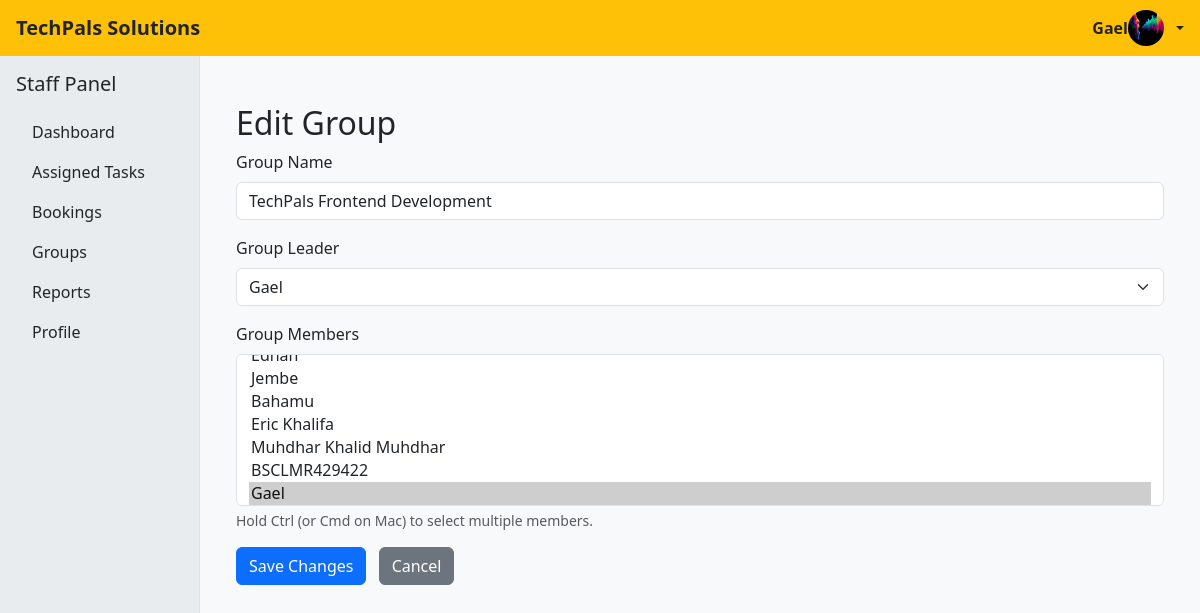
The app's page /group/edit/2/ (signed in), older data.
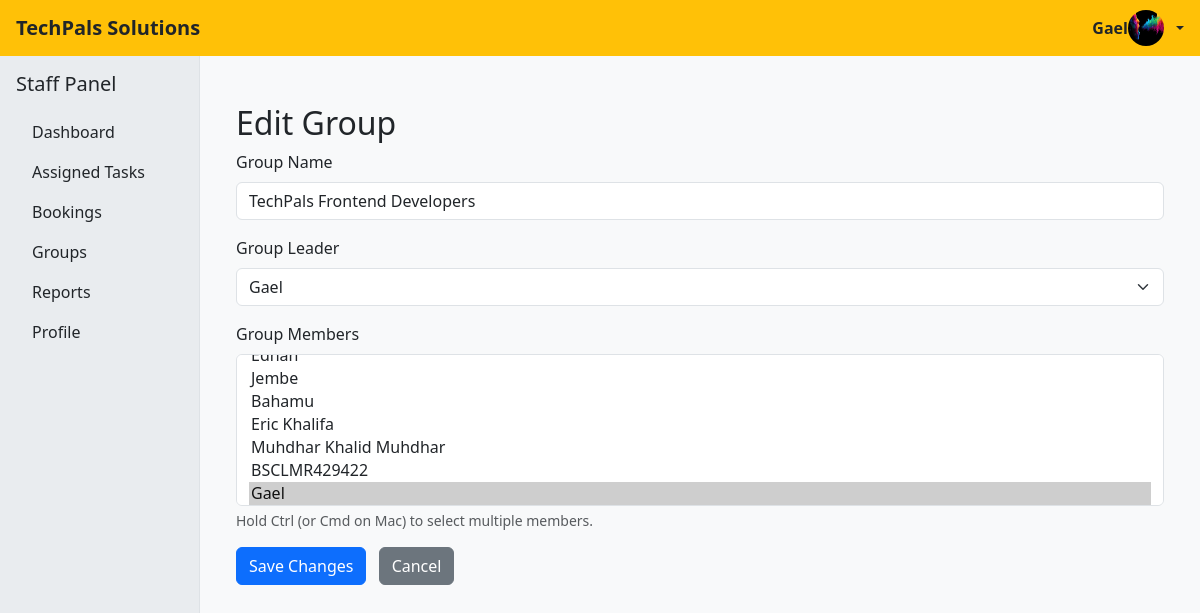
The same page, newer data.
### TechPalsApp/models.py (models this page shows, shortened)
class Group(models.Model):
    group_name = models.CharField(max_length=100)
    group_members = models.ManyToManyField(User, related_name='custom_groups')
    group_leader = models.ForeignKey(
        User,
        on_delete=models.SET_NULL,
        null=True,
        blank=True,
        limit_choices_to={'is_staff': True},  # Only staff can be leader
        related_name='led_groups'
    )

### TechPalsApp/views.py (the view, shortened to what this page needs)
# urls.py: path('group/edit/<int:group_id>/', views.edit_group, name='group-edit'),
@login_required
def edit_group(request, group_id):
    group = get_object_or_404(Group, id=group_id)
    if not (request.user == group.group_leader or request.user.is_superuser):
        messages.error(request, "You do not have permission to edit this group.")
        return redirect('group-detail', group_id)
    users = User.objects.all()
    base_template = (
        'base_admin.html' if request.user.is_superuser else
        'base_staff.html' if request.user.is_staff else
        'base_user.html'
    )
    return render(request, 'group_edit.html', {
        'group': group,
        'users': users,
        'base_template': base_template,
    })

### TechPalsApp/templates/group_edit.html (shortened to what this page needs)
{% extends base_template %}
{% block content %}
<div class="container mt-4">
  <h2>Edit Group</h2>
  <form method="post">
    <div class="mb-3">
      <label for="group_name" class="form-label">Group Name</label>
      <input type="text" id="group_name" name="group_name" class="form-control" value="{{ group.group_name }}" required>
    </div>
    <div class="mb-3">
      <label for="group_leader" class="form-label">Group Leader</label>
      <select id="group_leader" name="group_leader" class="form-select" required>
        {% for user in users %}
          <option value="{{ user.id }}" {% if group.group_leader.id == user.id %}selected{% endif %}>{{ user.username }}</option>
        {% endfor %}
      </select>
    </div>
    <div class="mb-3">
      <label for="group_members" class="form-label">Group Members</label>
      <select id="group_members" name="group_members" multiple class="form-select" size="6" required>
        {% for user in users %}
          <option value="{{ user.id }}"
            {% if user in group.group_members.all %}selected{% endif %}>{{ user.username }}</option>
        {% endfor %}
      </select>
      <div class="form-text">Hold Ctrl (or Cmd on Mac) to select multiple members.</div>
    </div>
    <button type="submit" class="btn btn-primary">Save Changes</button>
    <a href="{% if user.is_superuser %}{% url 'group-list' %}{% else %}{% url 'group-chat' group.id %}{% endif %}"
      class="btn btn-secondary ms-2">
      Cancel
    </a>
  </form>
</div>
{% endblock %}

Row changes from the older to the newer data that the page shows:
changed Group "Gael": group_name "TechPals Frontend Development" → "TechPals Frontend Developers"
